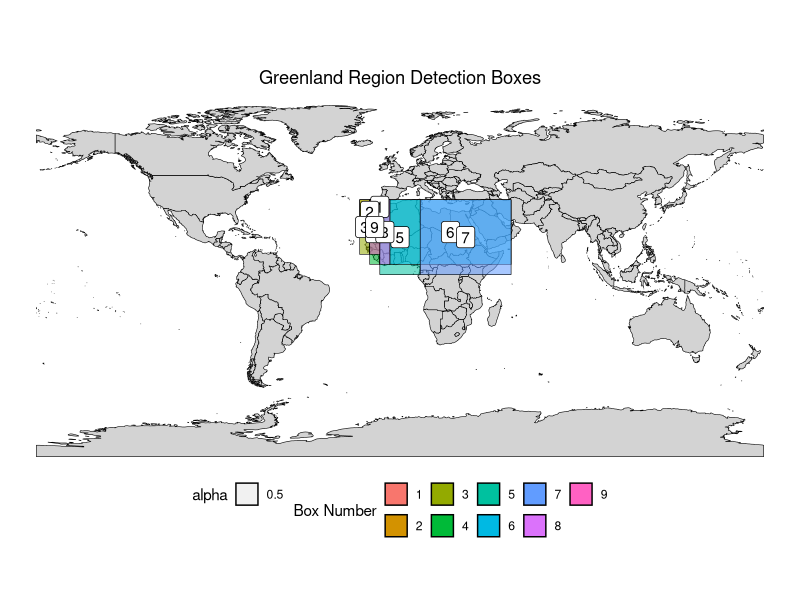

The R script that drew this image:
library(sf)
library(ggplot2)
library(rnaturalearth)

# Create boxes as sf polygons
create_box <- function(lat_min, lat_max, lon_min, lon_max) {
  lat_min <- as.numeric(lat_min)
  lat_max <- as.numeric(lat_max)
  lon_min <- as.numeric(lon_min)
  lon_max <- as.numeric(lon_max)
  # Create polygon coordinates
  coords <- matrix(c(
    lon_min, lat_min,
    lon_max, lat_min,
    lon_max, lat_max,
    lon_min, lat_max,
    lon_min, lat_min
  ), ncol = 2, byrow = TRUE)
  
  # Create polygon
 st_polygon(list(coords))
}

# Create all boxes

# Atlantic Ocean
# boxes <- st_sfc(
#   create_box(35, 59, -55, -10),
#   create_box(20, 43, -75, -20), # bottom peninsula
#   create_box(40, 71, -60, -55),# bottom middle
#   create_box(25, 43, -71, -75),# bottom right
#   create_box(15, 43, -70, -30),# bottom right
#   create_box(10, 59, -60, -30), # middle middle
#   create_box(5, 59, -55, -15),
#   create_box(0, 59, -50, -17),
#   create_box(55, 71, -60, -55),
#   create_box(60, 71, -65, -60),
#   create_box(29, 41, -27, -10), # Portugal / Africa
#   create_box(30, 59, -20, -15),
#   create_box(45, 51, -10, -5) # top top
# )


#North Atlantic
# boxes <- st_sfc(
# 
# create_box(70, 80, -17, 55),# North Atlantic
# create_box(64, 71, -13, 10),
# create_box(60, 71, -13, 5),
# create_box(59, 65, -41,-25),
# create_box(59, 63, -41,4),
# create_box(67, 69, -25,11),
# create_box(67, 75, -21,1),
# 
# create_box(63, 68, -34, -25)
# )


# Greenland box
# boxes <- st_sfc(
#   create_box(76, 79, -73, -18), # Widest slice
#   create_box(59, 66, -54, -40), # bottom peninsula
#   create_box(65, 73, -56, -35),# bottom middle
#   create_box(68, 74, -57, -20),# bottom right
#   create_box(65, 78, -40, -32),# bottom right
#   create_box(74, 76, -61, -17), # middle middle
#   create_box(79, 81, -68, -14), # top middle
#   create_box(81, 84, -64, -10) # top top
# )

# Europe box
boxes <- st_sfc(
  create_box(45, 55, 10, 55), # Widest slice
  create_box(35, 45, -10, 55), # bottom peninsula
  create_box(50, 55, 4, 55), # bottom middle
  create_box(45, 55, 4, 55), # bottom right
  create_box(45, 50, -10, 7), # France
  create_box(55, 64, 4, 20), # Scandy Bottom
  create_box(60, 71, 5, 55) # Scandinavia
)


# africa box
boxes <- st_sfc(
  create_box(30, 37, -15, -5),
  create_box(25, 37, -20, -10),
  create_box(10, 37, -20, -15),
  create_box(5, 37, -15, -10),
  create_box(0, 37, -10, 10),
  create_box(5, 37, -5, 55),
  create_box(0, 37, 10, 55),
  create_box(5, 37, -10, -5),
  create_box(10, 37, -15, -10)
)


# North Sea
# boxes <- st_sfc(
#   create_box(55, 58, -1, 8), # Between Scotland and Danmark
#   create_box(54, 55, 0, 8), # 
#   create_box(53, 59, 0, 5) # bottom middle
# )


# UK Box
# boxes <- st_sfc(
#   create_box(51, 55, -10, -5), # Ireland
#   create_box(50, 59, -7, -1), #  Great Britain (west of York)
#   create_box(51, 54, -3, 2) # bottom Right
# )

# Create sf object with box numbers
boxes_sf <- st_sf(geometry = boxes, box_number = 1:length(boxes))

# Set CRS to WGS84
st_crs(boxes_sf) <- 4326

# Get world map
world <- ne_countries(scale = "medium", returnclass = "sf")

# Create the plot
ggplot() +
  # Add world map
  geom_sf(data = world, fill = "lightgray", color = "black") +
  # Add boxes with different colors for each
  geom_sf(data = boxes_sf, 
          aes(fill = factor(box_number), alpha = 0.5),
          color = "black") +
  # Add box numbers
  geom_sf_label(data = boxes_sf, 
                aes(label = box_number),
                check_overlap = TRUE) +
  # Customize appearance
  scale_fill_discrete(name = "Box Number") +
  theme_void() +
  theme(
    legend.position = "bottom",
    plot.title = element_text(hjust = 0.5)
  ) +
  coord_sf(crs = 4326) +
  labs(title = "Greenland Region Detection Boxes")
